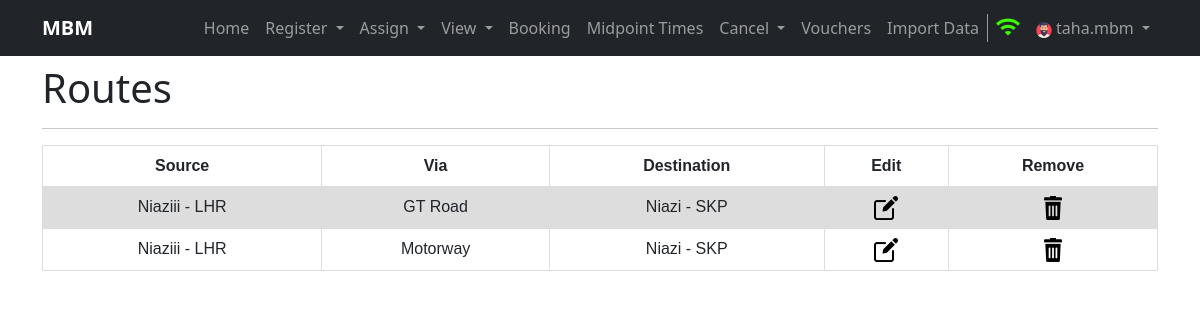
The app's page /viewroutes (signed in) with its own data.
### home/models.py (models this page shows, shortened)
class Route(models.Model):
    source = models.ForeignKey(Terminal, related_name='source_terminal', on_delete=models.CASCADE)
    destination = models.ForeignKey(Terminal, related_name='destination_terminal', on_delete=models.CASCADE)
    via = models.CharField(max_length=100)
    created = models.DateTimeField(auto_now_add=True, editable=False, null=False, blank=False)
    last_modified = models.DateTimeField(auto_now_add=True, editable=False, null=False, blank=False)
    class Meta:
        verbose_name_plural = 'Route'

class Terminal(models.Model):
    tcode = models.CharField(max_length=3, unique=True)
    name = models.CharField(max_length=100)
    city = models.CharField(max_length=100)
    address = models.CharField(max_length=150)
    created = models.DateTimeField(auto_now_add=True, editable=False, null=False, blank=False)
    last_modified = models.DateTimeField(auto_now_add=True, editable=False, null=False, blank=False)
    class Meta:
        verbose_name_plural = 'Terminal'
    def __str__(self):
        return self.name + ' - ' + self.city

### home/views.py (the view, shortened to what this page needs)
# urls.py: path('viewroutes', views.viewroutes, name='viewroutes'),
def viewroutes(request, route_id=None):
    if request.user.is_anonymous:
        return redirect('/login')
    routes = None
    try:
        routes = Route.objects.all()
    except Exception as e:
        messages.warning(request, e)
    return render(request, 'routes.html', {'routes': routes})

### templates/routes.html (shortened to what this page needs)
{% extends 'base.html' %}
{% block username %}{{ request.user.username }}{% endblock username %}
{%block body%}
{% load static %}
<div class="container my-2">
  <h1>Routes</h1>
  <hr>
</div>
<div class="container">
    <table class="schedule Users">
        <tr>
          <th>Source</th>
          <th>Via</th>
          <th>Destination</th>
          <th>Edit</th>
          <th>Remove</th>
        </tr>
        {% for route in routes %}
        <tr class="tr">
          <td>{{route.source}}</td>
          <td>{{route.via}}</td>
          <td>{{route.destination}}</td>
          <td><a href="{% url 'modifyroute' route_id=route.id %}"><img src="{% static 'images/edit.png' %}"></a></td>
          <td><a href="{% url 'viewroutes' route_id=route.id %}"><img src="{% static 'images/remove.png' %}"></a></td>
        </tr>
        {% endfor %}
      </table>
</div>
{%endblock body%}

### static/css/style.css (style rules this page uses)
.schedule, .seats { font-family: arial, sans-serif; border-collapse: collapse; width: 100%; }
.schedule td, .bookings td, th { border: 1px solid #dddddd; text-align: center; padding: 8px; }
.schedule .tr:nth-child(even) { background-color: #dddddd; }
img { max-width: inherit; width: inherit; }

### records on screen
Route: source "Niaziii - LHR", via "GT Road", destination "Niazi - SKP"
Route: source "Niaziii - LHR", via "Motorway", destination "Niazi - SKP"

### other values on screen
{{ request.user.username }} "taha.mbm"
